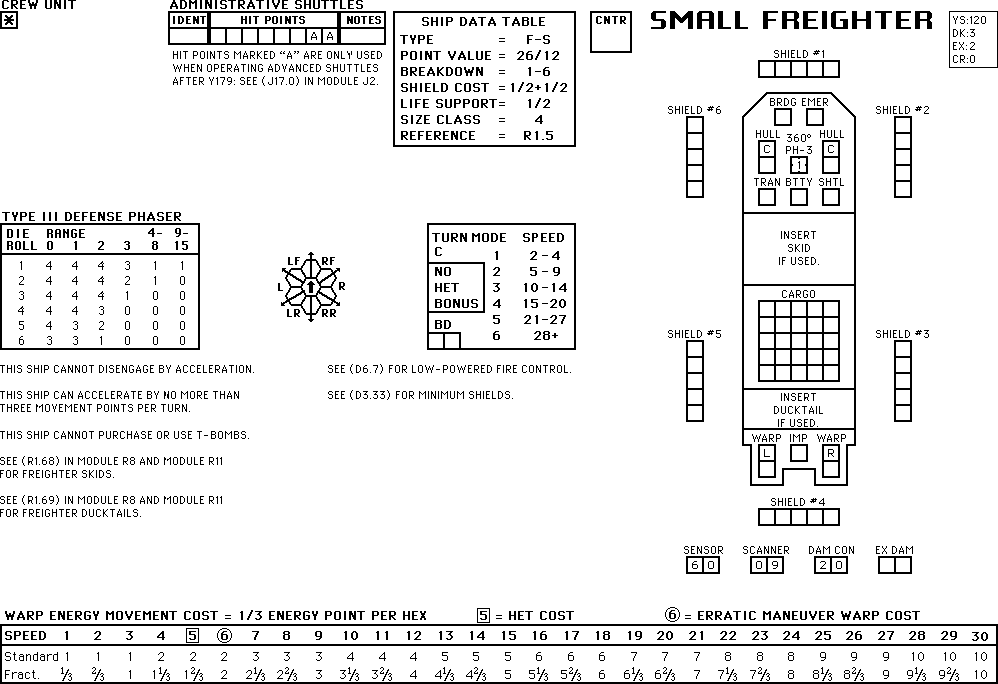
#> input picture inverted_images/ssd-003.png, 998 x 684 px
$ python read_ship_name.py
#> lines starting #> are read from the running program, lines starting #| are printed output that depends on the picture; after the words box and inside, x2 and y2 are one past the last pixel; in counts of white or black regions, pixels touching at a corner belong together
import pytesseract
from PIL import Image
import cv2
import numpy as np

def ocr_image_region_processed(image_path, crop_box):
    """
    Performs OCR on a specific region of an image after pre-processing and returns the extracted text.
    """
#> called with image_path = 'inverted_images/ssd-003.png', crop_box = (499, 0, 998, 274)
    try:
        img = cv2.imread(image_path)
#> img is the input picture: shape (684, 998, 3); 92.6% white; black in thin lines or dots

        # Crop the image
        cropped_img = img[crop_box[1]:crop_box[3], crop_box[0]:crop_box[2]]
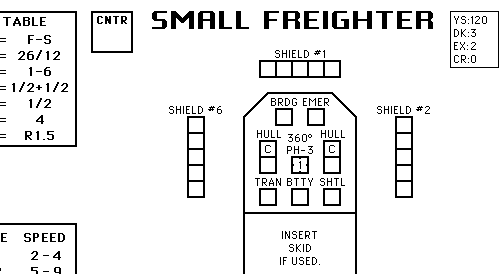
#> cropped_img: shape (274, 499, 3); 92.6% white; black in thin lines or dots

        # Pre-processing
        gray = cv2.cvtColor(cropped_img, cv2.COLOR_BGR2GRAY)
#> gray: shape (274, 499); 92.6% white; black in thin lines or dots
        thresh = cv2.threshold(gray, 0, 255, cv2.THRESH_BINARY_INV + cv2.THRESH_OTSU)[1]
#> thresh: shape (274, 499); 7.4% white in thin lines or dots

        # Find contours and filter by area
        contours, hierarchy = cv2.findContours(thresh, cv2.RETR_EXTERNAL, cv2.CHAIN_APPROX_SIMPLE)
#> contours = 121 contours, 84 with area under 20; largest, box (x1, y1, x2, y2) and area: (243, 92, 357, 274) 13218, (450, 11, 499, 68) 2688, (91, 11, 133, 53) 1681, (395, 116, 413, 198) 1377, (187, 116, 205, 198) 1377

        # Create a mask to draw the filtered contours
        mask = np.zeros(cropped_img.shape[:2], dtype="uint8")

        # Define a minimum area threshold
        min_area = 20 # This value might need tuning

        for c in contours:
            if cv2.contourArea(c) > min_area:
                cv2.drawContours(mask, [c], -1, (255), -1)
#> this loop made 121 passes
#> c on passes 1, 2, 5, 11, 12, 16, 30, 32, 33, 34, 38, 39: [[43, 271], [48, 271]], [[0, 268], [0, 270]], [[319, 264]], [[280, 257], [280, 264]], [[43, 255], [48, 255]], [[303, 244], [303, 251]], [[282, 231], [282, 238]], [[43, 139], [44, 139]], [[0, 137], [5, 137]], [[0, 134], [5, 134]], [[0, 121], [5, 121]], [[0, 118], [5, 118]]
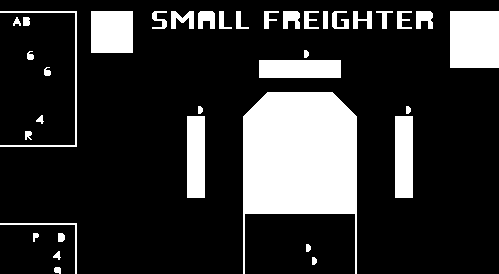
#> mask: shape (274, 499); 19.2% white; 37 white regions, largest, box (x1, y1, x2, y2) and area: (243, 92, 357, 274) 13548, (450, 11, 499, 68) 2793, (91, 11, 133, 53) 1764

        # Invert the mask back to black text on white background
        mask = 255 - mask

        # Convert back to PIL image for pytesseract
        pil_img = Image.fromarray(mask)

        # OCR with custom configuration
        custom_config = r'--oem 3 --psm 6'
#> (the run stopped early here; a loop or call above may not have finished)

$ run again, with inverted_images/ssd-002.png copied over inverted_images/ssd-003.png
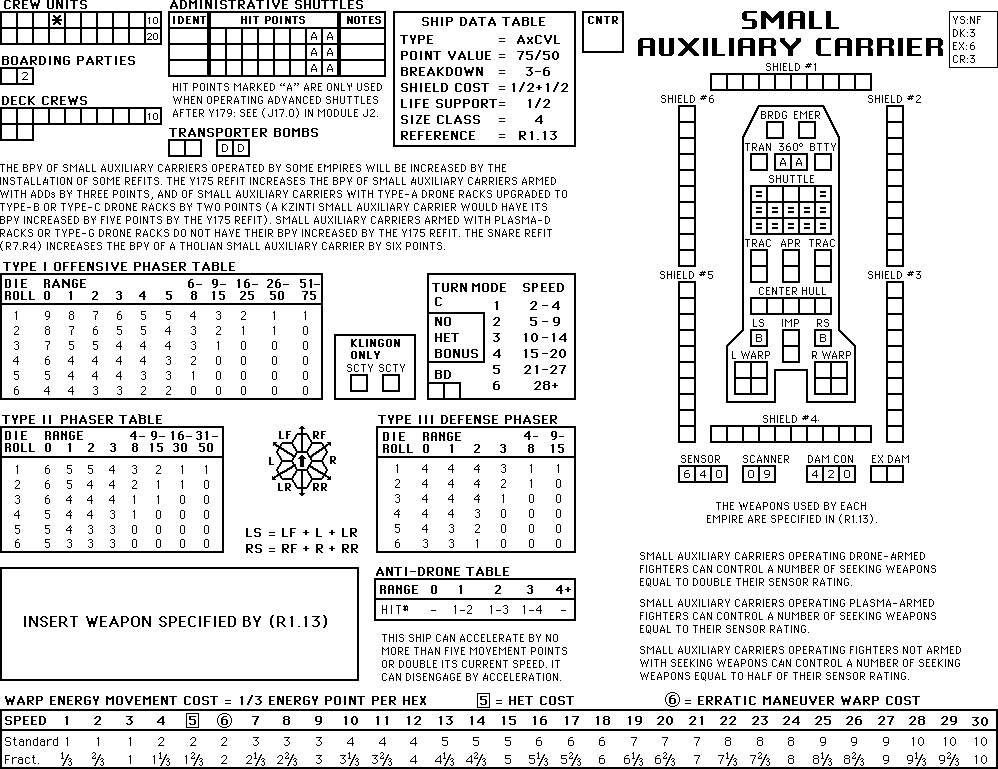
#> input picture inverted_images/ssd-002.png, 998 x 769 px
#> in ocr_image_region_processed, img is the input picture: shape (769, 998, 3); 88.4% white; black in thin lines or dots
#> in ocr_image_region_processed, `cropped_img = img[crop_box[1]:crop_box[3], crop_box[0]:crop_box[2]]`:
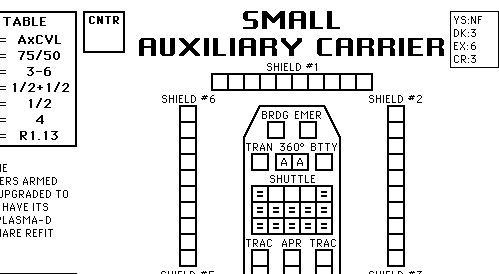
#> cropped_img: shape (274, 499, 3); 89.8% white; black in thin lines or dots
#> gray: shape (274, 499); 89.8% white; black in thin lines or dots
#> thresh: shape (274, 499); 10.2% white in thin lines or dots
#> contours = 210 contours, 154 with area under 20; largest, box (x1, y1, x2, y2) and area: (251, 185, 333, 235) 3969, (387, 105, 405, 267) 2737, (179, 105, 197, 267) 2737, (211, 73, 373, 91) 2737, (450, 11, 499, 68) 2688
#> the loop in ocr_image_region_processed, `for c in contours:` made 210 passes
#> c on passes 1, 5, 7: [[0, 273], [76, 273]], [[392, 271], [392, 273]], [[383, 271], [383, 273]]
#> after the loop in ocr_image_region_processed, `for c in contours:`:
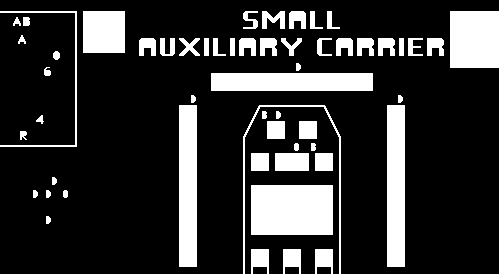
#> mask: shape (274, 499); 19.2% white; 56 white regions, largest, box (x1, y1, x2, y2) and area: (251, 185, 333, 235) 4100, (211, 73, 373, 91) 2916, (179, 105, 197, 267) 2916
